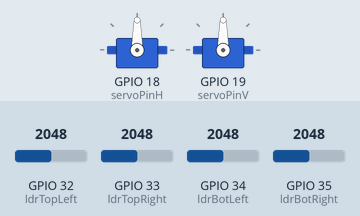
Simulated run of this sketch. Board: ESP32. Shown: 2 × servo. Inputs (shaded band) come from the test bench; at power-on: GPIO 32 (ldrTopLeft) = 2048, GPIO 33 (ldrTopRight) = 2048, GPIO 34 (ldrBotLeft) = 2048, GPIO 35 (ldrBotRight) = 2048. WiFi joins after 1.5 s; servers stay silent unless stated; web services answer with replies made up by the test bench; what the sketch prints to the serial monitor is not drawn.

Above: at 3.2 s.
3.3 s: GPIO 32 (ldrTopLeft) set to 2077
At 4.7 s:
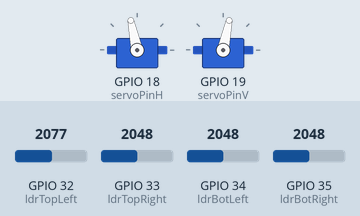
6.3 s: GPIO 33 (ldrTopRight) set to 2076
At 6.93 s:
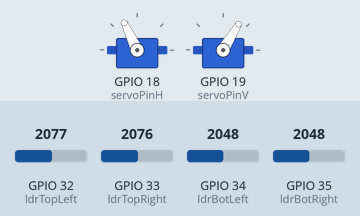
9.3 s: GPIO 34 (ldrBotLeft) set to 2049
At 9.51 s:
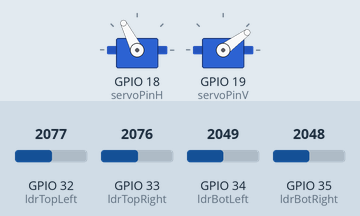
12.3 s: GPIO 35 (ldrBotRight) set to 2866
At 12.53 s:
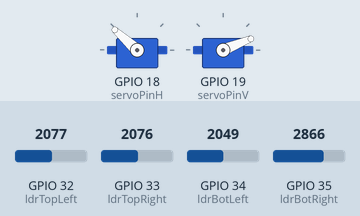
15.3 s: GPIO 32 (ldrTopLeft) set to 2866
18.3 s: GPIO 35 (ldrBotRight) set to 3972
At 18.52 s:
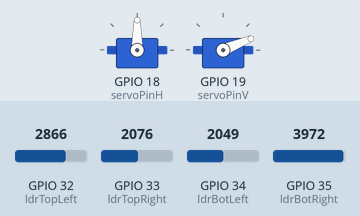
Timing chart, 0 to 24.6 s (numbered marks = the images above; inputs shaded):
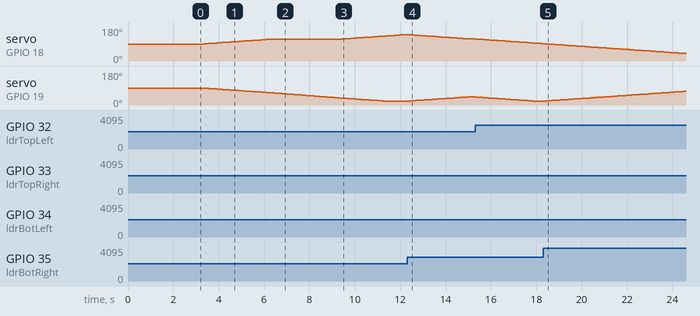

Measured:
- the behaviour switches between 2049 and 2050 on GPIO 32 (ldrTopLeft) (found by bisection; images 0 and 1)
- the behaviour switches between 2075 and 2076 on GPIO 33 (ldrTopRight) (found by bisection; images 1 and 2)
- the behaviour switches between 2048 and 2049 on GPIO 34 (ldrBotLeft) (found by bisection; images 2 and 3)
- after the input at 3.3 s, servo on GPIO 18 (servoPinH): moves from 90° to 115° over 2.9 s, starting at once; servo on GPIO 19 (servoPinV): moves from 90° to 65° over 2.9 s, starting at once
- after the input at 6.3 s, servo on GPIO 18 (servoPinH): stays 115° (without the input it goes to 116° after 0.04 s)
- after the input at 9.3 s, servo on GPIO 18 (servoPinH): moves from 115° to 140° over 2.9 s, starting at once
- after the input at 12.3 s, servo on GPIO 19 (servoPinV): moves from 20° to 43° over 2.7 s, starting at once
- after the input at 18.3 s, servo on GPIO 19 (servoPinV): moves from 20° to 73° over 6.3 s, starting at once

The sketch:

ThinkSpeak_Solar.ino
```cpp
#include <WiFi.h>
#include <HTTPClient.h>
#include <ESP32Servo.h>

// --- WiFi credentials ---
const char* ssid = "TingusPingus";
const char* password = "bigchungus";

// --- ThingSpeak settings ---
const char* server = "http://api.thingspeak.com/update";
const String apiKey = "M0LW9DOB7QSTIZ8R";

// --- Timing for data upload ---
unsigned long lastUpload = 0;
const unsigned long uploadInterval = 15000; // 15 seconds minimum for free tier

// --- Servo setup ---
Servo servohori;
Servo servoverti;
int servoh = 90;
int servov = 90;
int servohTopLimit = 160, servohBottomLimit = 20;
int servovLimitHigh = 160, servovLimitLow = 20;
const int servoPinH = 18;
const int servoPinV = 19;

// --- LDR and Solar Sensor pins ---
const int ldrTopLeft  = 32;
const int ldrTopRight = 33;
const int ldrBotLeft  = 34;
const int ldrBotRight = 35;
const int solarPin    = 32;  // Output from panel

void setup() {
  Serial.begin(115200);

  // Connect to Wi-Fi
  WiFi.begin(ssid, password);
  Serial.print("Connecting to WiFi");
  while (WiFi.status() != WL_CONNECTED) {
    delay(500);
    Serial.print(".");
  }
  Serial.println("\nConnected to WiFi");

  // Setup servos
  servohori.attach(servoPinH);
  servoverti.attach(servoPinV);
  servohori.write(servoh);
  servoverti.write(servov);
  delay(500); // Let the system stabilize
}

void loop() {
  // Read LDRs
  int topl = analogRead(ldrTopLeft);
  int topr = analogRead(ldrTopRight);
  int botl = analogRead(ldrBotLeft);
  int botr = analogRead(ldrBotRight);
  int solout = analogRead(solarPin); // Value to log

  // Calculate averages
  int avgTop = (topl + topr) / 2;
  int avgBot = (botl + botr) / 2;
  int avgLeft = (topl + botl) / 2;
  int avgRight = (topr + botr) / 2;

  // Vertical Movement
  if (avgTop < avgBot) {
    servov = constrain(servov + 1, servovLimitLow, servovLimitHigh);
    servoverti.write(servov);
    delay(10);
  } else if (avgBot < avgTop) {
    servov = constrain(servov - 1, servovLimitLow, servovLimitHigh);
    servoverti.write(servov);
    delay(10);
  }

  // Horizontal Movement
  if (avgLeft > avgRight) {
    servoh = constrain(servoh + 1, servohBottomLimit, servohTopLimit);
    servohori.write(servoh);
    delay(10);
  } else if (avgRight > avgLeft) {
    servoh = constrain(servoh - 1, servohBottomLimit, servohTopLimit);
    servohori.write(servoh);
    delay(10);
  }

  // Upload to ThingSpeak periodically
  if (millis() - lastUpload > uploadInterval) {
    sendToThingSpeak(solout);
    lastUpload = millis();
  }

  delay(100);
}

void sendToThingSpeak(int value) {
  if (WiFi.status() == WL_CONNECTED) {
    HTTPClient http;
    String url = String(server) + "?api_key=" + apiKey + "&field1=" + String(value);
    http.begin(url);
    int httpResponseCode = http.GET();

    if (httpResponseCode > 0) {
      Serial.println("Data sent to ThingSpeak: " + String(value));
    } else {
      Serial.print("Error sending data: ");
      Serial.println(http.errorToString(httpResponseCode));
    }

    http.end();
  } else {
    Serial.println("WiFi disconnected. Reconnecting...");
    WiFi.begin(ssid, password);
  }
}
```
